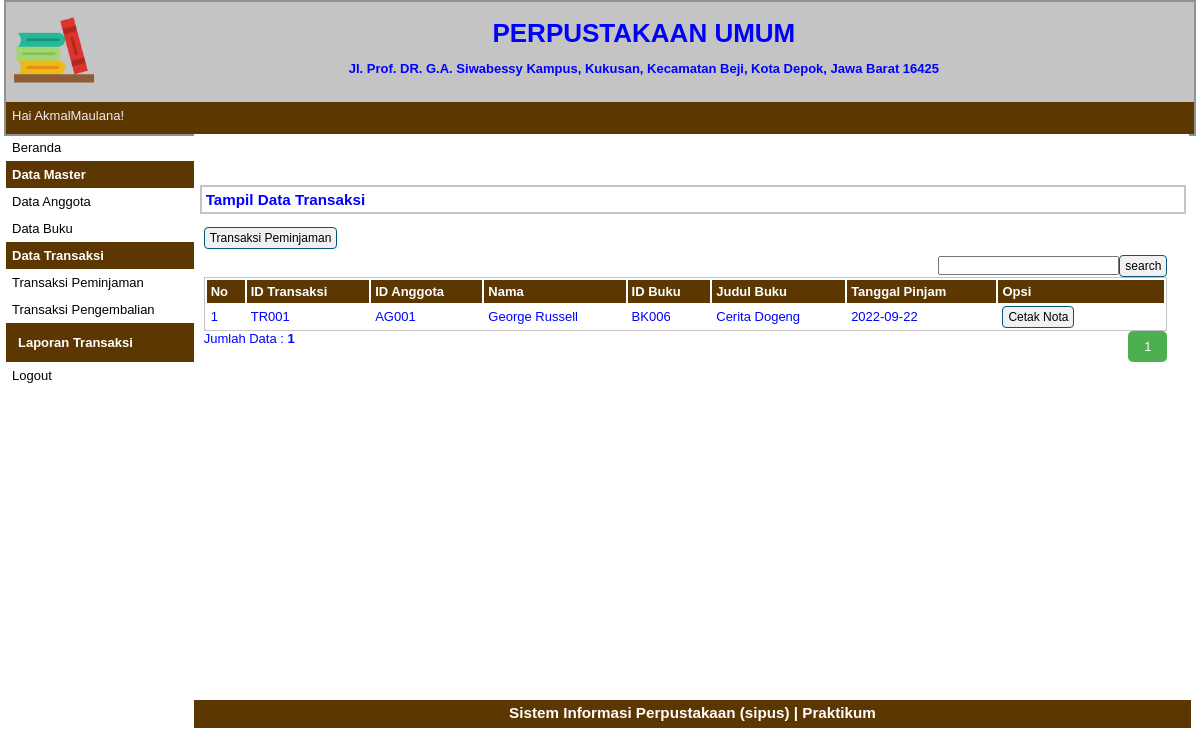
Screenshot of /index.php?p=transaksi-peminjaman (signed in) with the database file from the repository.
### tables this page shows
CREATE TABLE `tbtransaksi` (
  `id_transaksi` varchar(5) NOT NULL,
  `id_anggota` varchar(5) NOT NULL,
  `id_buku` varchar(5) NOT NULL,
  `tgl_pinjam` date NOT NULL,
  `tgl_kembali` date NOT NULL
);

CREATE TABLE `tbanggota` (
  `id_anggota` varchar(20) NOT NULL,
  `nama_anggota` varchar(255) NOT NULL,
  `jenis_kelamin` varchar(255) NOT NULL,
  `nomor_tlp` int(255) NOT NULL,
  `email` varchar(255) NOT NULL,
  `alamat` varchar(255) NOT NULL,
  `status` varchar(255) NOT NULL,
  `foto` varchar(255) NOT NULL
);

CREATE TABLE `buku` (
  `id_buku` varchar(5) NOT NULL,
  `judul_buku` varchar(50) NOT NULL,
  `kategori` varchar(50) NOT NULL,
  `pengarang` varchar(50) NOT NULL,
  `penerbit` varchar(50) NOT NULL,
  `status` varchar(10) NOT NULL
);

### pages/transaksi-peminjaman.php (the view, shortened to what this page needs)
<div id="label-page"><h3>Tampil Data Transaksi</h3></div>
<div id="content">
	<p id="tombol-tambah-container"><a href="index.php?p=transaksi-input" class="tombol">Transaksi Peminjaman</a>
	<FORM CLASS="form-inline" METHOD="POST">
	<div align="right"><form method=post><input type="text" name="pencarian"><input type="submit" name="search" value="search" class="tombol"></form>
	</FORM>
	</p>
	<table id="tabel-tampil">
		<tr>
			<th id="label-tampil-no">No</td>
			<th>ID Transaksi</th>
			<th>ID Anggota</th>
			<th>Nama</th>
			<th>ID Buku</th>
			<th>Judul Buku</th>
			<th>Tanggal Pinjam</th>
			<th id="label-opsi">Opsi</th>
		</tr>
		<?php
		$batas = 5;
		extract($_GET);
		if(empty($hal)){
			$posisi = 0;
			$hal = 1;
			$nomor = 1;
		}
		else {
			$posisi = ($hal - 1) * $batas;
			$nomor = $posisi+1;
		}
		if($_SERVER['REQUEST_METHOD'] == "POST"){
			$pencarian = trim(mysqli_real_escape_string($db, $_POST['pencarian']));
			if($pencarian != ""){
				$sql = "SELECT * FROM tbtransaksi WHERE id_transaksi LIKE '%$pencarian%'
						OR id_anggota LIKE '%$pencarian%'
						OR id_buku LIKE '%$pencarian%''";
				$query = $sql;
				$queryJml = $sql;
			}
			else {
				$query = "SELECT * FROM tbanggota LIMIT $posisi, $batas";
				$queryJml = "SELECT * FROM tbtransaksi";
				$no = $posisi * 1;
			}
		}
		else {
			$query = "SELECT
			tbtransaksi.id_transaksi,
			tbtransaksi.id_anggota,
			tbanggota.nama_anggota,
			tbtransaksi.id_buku,
			buku.judul_buku,
			tbtransaksi.tgl_pinjam,
			tbtransaksi.tgl_kembali
		FROM tbtransaksi
		JOIN tbanggota
			ON tbtransaksi.id_anggota = tbanggota.id_anggota
		JOIN buku
			ON tbtransaksi.id_buku = buku.id_buku LIMIT $posisi, $batas";
			$queryJml = "SELECT * FROM tbtransaksi";
		}
		$q_tampil_transaksi = mysqli_query($db, $query);
		if(mysqli_num_rows($q_tampil_transaksi)>0)
		{
		while($r_tampil_transaksi=mysqli_fetch_array($q_tampil_transaksi)){
		?>
		<tr>
			<td><?php echo $nomor; ?></td>
			<td><?php echo $r_tampil_transaksi['id_transaksi']; ?></td>
			<td><?php echo $r_tampil_transaksi['id_anggota']; ?></td>
			<td><?php echo $r_tampil_transaksi['nama_anggota']; ?></td>
			<td><?php echo $r_tampil_transaksi['id_buku']; ?></td>
			<td><?php echo $r_tampil_transaksi['judul_buku']; ?></td>
			<td><?php echo $r_tampil_transaksi['tgl_pinjam']; ?></td>
			<td>
				<div class="tombol-opsi-container"><a target="_blank" href="pages/cetak-nota.php?id=<?php echo $r_tampil_transaksi['id_transaksi'];?>" class="tombol">Cetak Nota</a></div>
			</td>
		</tr>
		<?php $nomor++; }
		}
		else {
			echo "<tr><td colspan=6>Data Tidak Ditemukan</td></tr>";
		}?>
	</table>
	<?php
	if(isset($_POST['pencarian'])){
	if($_POST['pencarian']!=''){
		echo "<div style=\"float:left;\">";
		$jml = mysqli_num_rows(mysqli_query($db, $queryJml));
		echo "Data Hasil Pencarian: <b>$jml</b>";
		echo "</div>";
	}
	}
	else{ ?>
		<div style="float: left;">
		<?php
			$jml = mysqli_num_rows(mysqli_query($db, $queryJml));
			echo "Jumlah Data : <b>$jml</b>";
		?>
		</div>
		<div class="pagination">
				<?php
				$jml_hal = ceil($jml/$batas);
				for($i=1; $i<=$jml_hal; $i++){
					if($i != $hal){
						echo "<a href=\"?p=transaksi-peminjaman&hal=$i\">$i</a>";
					}
					else {
						echo "<a class=\"active\">$i</a>";
					}
				}
				?>
		</div>
	<?php
	}
	?>
</div>

### style.css (style rules this page uses)
* { margin:0px; padding:0px }
body { font-family:sans-serif; font-size:13px; color:blue; }
.pagination { display: inline-block; }
.pagination a { color: black; float: left; padding: 8px 16px; text-decoration: none; }
.pagination a.active { background-color: #4CAF50; color: white; border-radius: 5px; }
#label-page { margin-top:6px; margin-bottom:6px; margin-left:6px; border:2px solid #C4C4C4; padding:4px; width:97.9%; }
#content { float:left; width:96.8%; min-height:454px; background-image : border:2px solid #C4C4C4; padding:10px; margin-bottom:6px; }
.tombol { border-radius:4px; font-size:12px; text-decoration:none; background-color:#F1F1F1; padding-top:3px; padding-bottom:3px; padding-left:5px; padding-right:5px; border:1px solid #01597E; color:black; }
#tombol-tambah-container { margin-bottom:10px; }
#tabel-tampil { border:1px solid #C4C4C4; width:100%; }
#tabel-tampil tr:nth-child(odd) { background-color:#F1F1F1; }
#tabel-tampil tr th { background-color:#5C3701; color:#FFFFFF; padding:4px; text-align:left; }
#tabel-tampil td { padding:4px; }
#label-tampil-no { width:30px; }
#label-opsi { width:158px; font-weight:bold; }
.tombol-opsi-container { float:left; }

### rows the page displays
tbtransaksi: id_transaksi "TR001", id_anggota "AG001", id_anggota.nama_anggota "George Russell", id_buku "BK006", id_buku.judul_buku "Cerita Dogeng", tgl_pinjam "2022-09-22"

### other values shown
$_SESSION['sesi'] "AkmalMaulana"
$jml "1"
